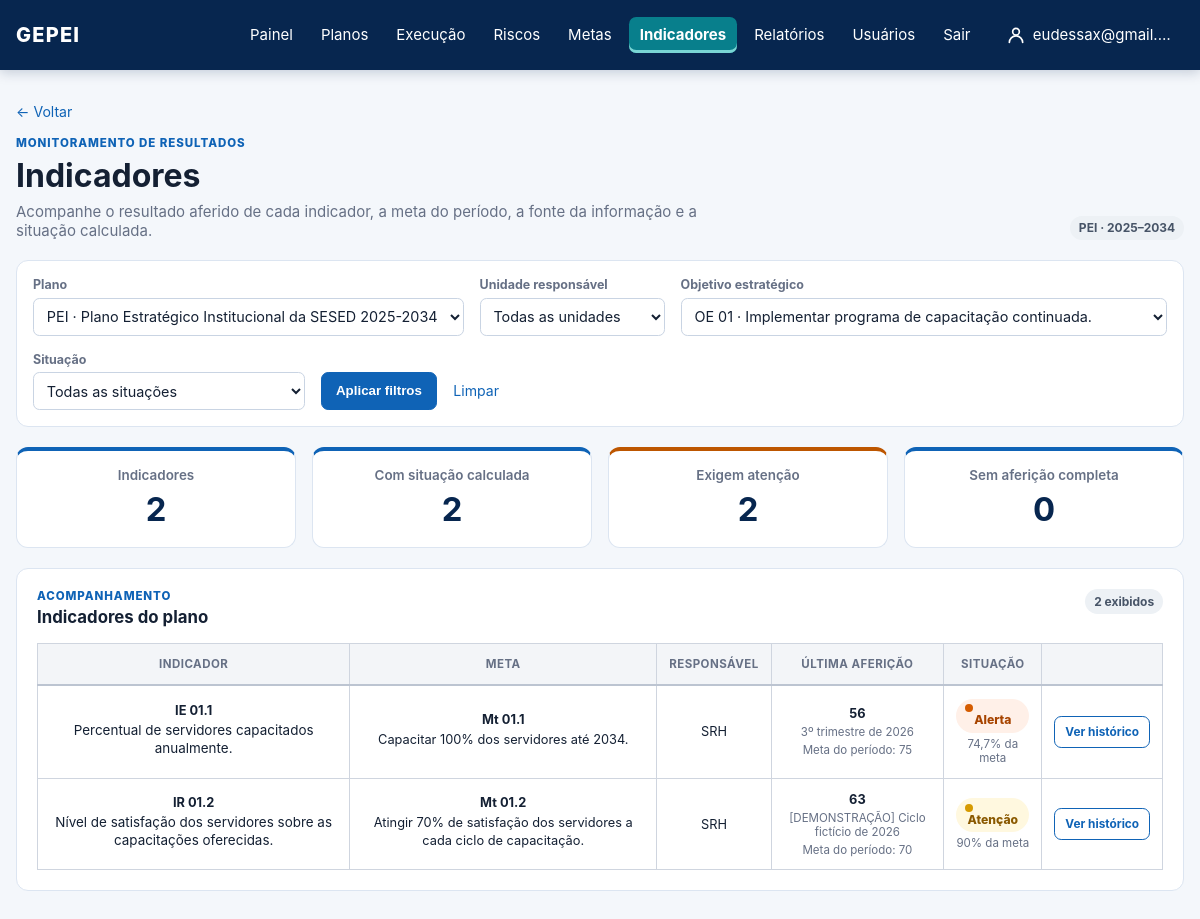
Before: /indicadores/?plan=1&objective=4 (signed in) with the older database file.
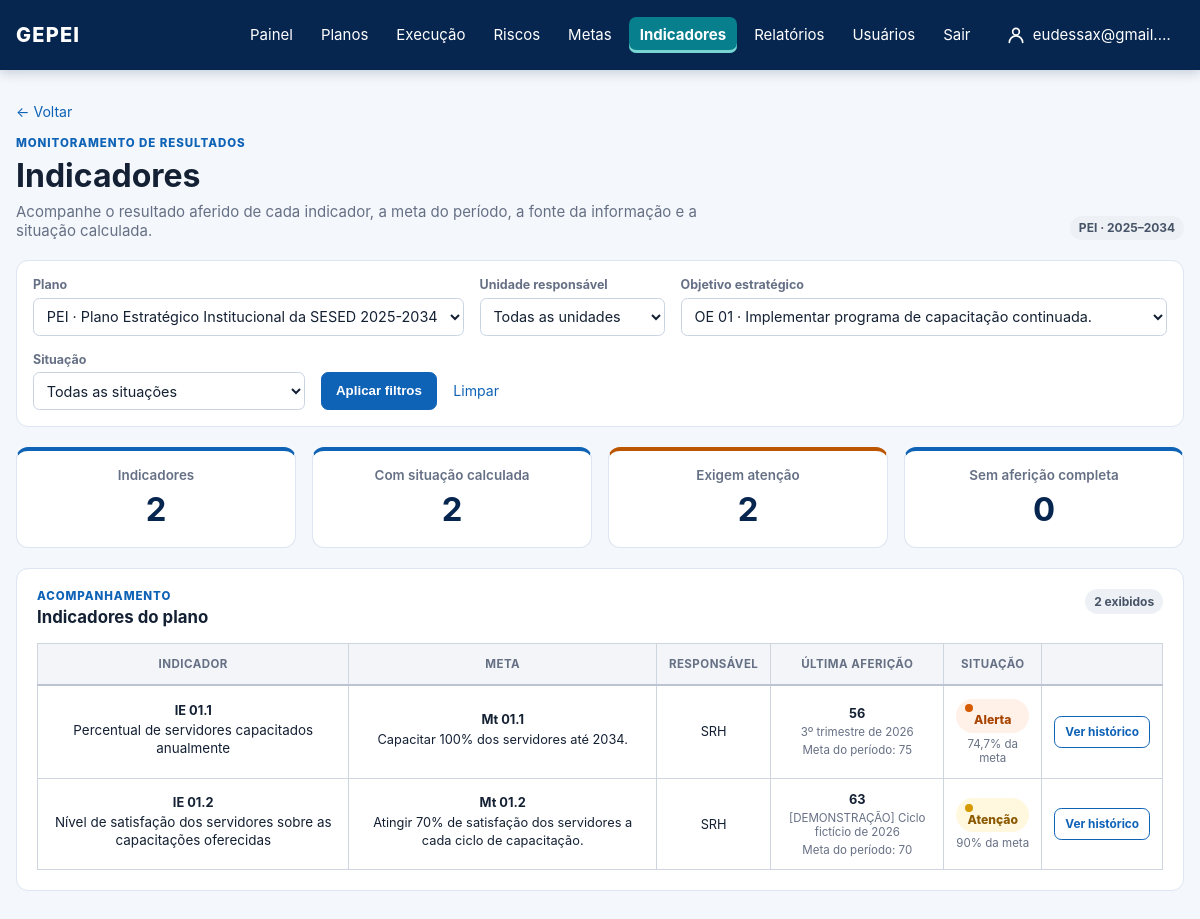
After: the same page with the newer database file.
### core/models.py (models this page shows, shortened)
class Indicator(models.Model):
    class Direction(models.TextChoices):
        HIGHER_IS_BETTER = "MAIOR_MELHOR", "Maior é melhor"
        LOWER_IS_BETTER = "MENOR_MELHOR", "Menor é melhor"
        RANGE = "FAIXA", "Faixa esperada"
    class Frequency(models.TextChoices):
        MONTHLY = "MENSAL", "Mensal"
        BIMONTHLY = "BIMESTRAL", "Bimestral"
        QUARTERLY = "TRIMESTRAL", "Trimestral"
        FOUR_MONTHLY = "QUADRIMESTRAL", "Quadrimestral"
        SEMIANNUAL = "SEMESTRAL", "Semestral"
        ANNUAL = "ANUAL", "Anual"
        BIENNIAL = "BIENAL", "Bienal"
        OTHER = "OUTRA", "Outra"
    class IndicatorType(models.TextChoices):
        EFFORT = "ESFORCO", "Esforço"
        RESULT = "RESULTADO", "Resultado"
    code = models.CharField(max_length=30, blank=True)
    name = models.CharField(max_length=255)
    indicator_type = models.CharField(max_length=10, choices=IndicatorType.choices, blank=True)
    description = models.TextField(blank=True)
    formula = models.TextField(blank=True)
    unit_of_measure = models.CharField(max_length=80, blank=True)
    data_source = models.CharField(max_length=255, blank=True)
    frequency = models.CharField(max_length=16, choices=Frequency.choices, default=Frequency.ANNUAL)
    direction = models.CharField(max_length=16, choices=Direction.choices, default=Direction.HIGHER_IS_BETTER)
    baseline = models.CharField(max_length=120, blank=True)
    responsible_unit = models.ForeignKey(
        OrganizationalUnit,
        null=True,
        blank=True,
        on_delete=models.PROTECT,
        related_name="indicators",
    )
    artifacts = models.ManyToManyField(PlanArtifact, related_name="indicators", blank=True)
    targets = models.ManyToManyField(StrategicTarget, related_name="indicators", blank=True)

class OrganizationalUnit(models.Model):
    class UnitType(models.TextChoices):
        ORGAN = "ORGAO", "Órgão"
        UNIT = "UNIDADE", "Unidade"
        SECTOR = "SETOR", "Setor"
    organization = models.ForeignKey(Organization, on_delete=models.PROTECT)
    parent = models.ForeignKey("self", null=True, blank=True, on_delete=models.PROTECT)
    name = models.CharField(max_length=180)
    acronym = models.CharField(max_length=30, blank=True)
    unit_type = models.CharField(max_length=10, choices=UnitType.choices)

class IndicatorMeasurement(models.Model):
    indicator = models.ForeignKey(Indicator, on_delete=models.CASCADE, related_name="measurements")
    reference_period = models.CharField(max_length=120)
    baseline_value = models.CharField(max_length=120, blank=True)
    baseline_date = models.DateField(null=True, blank=True)
    period_start = models.DateField(null=True, blank=True)
    period_end = models.DateField(null=True, blank=True)
    measured_value = models.CharField(max_length=120)
    expected_value = models.DecimalField(
        max_digits=14,
        decimal_places=2,
        null=True,
        blank=True,
        help_text="Meta prevista especificamente para o período desta aferição.",
    )
    recorded_by = models.ForeignKey(settings.AUTH_USER_MODEL, on_delete=models.PROTECT)
    measured_by = models.ForeignKey(
        settings.AUTH_USER_MODEL,
        null=True,
        blank=True,
        on_delete=models.PROTECT,
        related_name="performed_measurements",
    )
    measured_unit = models.ForeignKey(
        OrganizationalUnit,
        null=True,
        blank=True,
        on_delete=models.PROTECT,
        related_name="performed_measurements",
    )
    source_reference = models.CharField(max_length=255, blank=True)
    evidence_attachment = models.FileField(upload_to="indicator_measurements/%Y/%m/", blank=True)
    note = models.TextField(blank=True)
    recorded_at = models.DateTimeField(auto_now_add=True)
    class Meta:
        ordering = ["-recorded_at"]

### core/views.py (the view)
# urls.py: path("indicadores/", views.indicator_overview, name="indicator_overview"),
@login_required
@permission_required("core.view_indicator", raise_exception=True)
def indicator_overview(request):
    plans = Plan.objects.filter(active=True).order_by("start_date", "acronym")
    units = scope_units(OrganizationalUnit.objects.order_by("name"), request.user)
    selected_plan = request.GET.get("plan", "")
    selected_unit = request.GET.get("unit", "")
    selected_objective = request.GET.get("objective", "")
    selected_status = request.GET.get("status", "")
    plan = plans.filter(pk=selected_plan).first() if selected_plan.isdigit() else plans.first()
    indicators = Indicator.objects.none()
    objectives = PlanArtifact.objects.none()
    if plan:
        objectives = PlanArtifact.objects.filter(
            plan=plan,
            artifact_type=PlanArtifact.ArtifactType.OBJECTIVE,
        ).order_by("code", "title")
        indicators = (
            scope_by_unit(Indicator.objects.filter(artifacts__plan=plan), request.user, "responsible_unit_id", include_unassigned=True)
            .select_related("responsible_unit")
            .prefetch_related("artifacts", "artifacts__plan", "targets", "targets__artifact", "measurements")
            .distinct()
            .order_by("code", "name")
        )
        if selected_unit.isdigit():
            indicators = indicators.filter(responsible_unit_id=selected_unit)
        if selected_objective.isdigit():
            indicators = indicators.filter(artifacts__id=selected_objective)
    indicator_rows = []
    signal_counts = {"green": 0, "yellow": 0, "orange": 0, "red": 0, "gray": 0}
    for indicator in indicators:
        signal = _indicator_signal(indicator)
        signal_counts[signal["code"]] += 1
        indicator_rows.append({"indicator": indicator, "signal": signal})
    if selected_status in signal_counts:
        indicator_rows = [row for row in indicator_rows if row["signal"]["code"] == selected_status]
    return render(
        request,
        "core/indicator_overview.html",
        {
            "plans": plans,
            "units": units,
            "objectives": objectives,
            "plan": plan,
            "selected_plan": str(plan.id) if plan else "",
            "selected_unit": selected_unit,
            "selected_objective": selected_objective,
            "selected_status": selected_status,
            "indicator_rows": indicator_rows,
            "indicator_count": sum(signal_counts.values()),
            "updated_count": sum(value for key, value in signal_counts.items() if key != "gray"),
            "attention_count": signal_counts["yellow"] + signal_counts["orange"] + signal_counts["red"],
            "signal_counts": signal_counts,
        },
    )

### core/context_processors.py (called while the page is built)
def navigation_plans(request):
    if not request.user.is_authenticated:
        return {"navigation_plans": []}
    return {"navigation_plans": Plan.objects.order_by("acronym", "name")}

### core/permissions.py (called while the page is built, shortened)
def is_administrator(user):
    if user.is_superuser:
        return True
    return user.groups.filter(name__iexact=ADMINISTRATOR_GROUP_NAME).exists()

def user_unit_ids(user):
    if is_administrator(user):
        return None

def scope_units(queryset, user):
    ids = user_unit_ids(user)
    return queryset if ids is None else queryset.filter(pk__in=ids)

def scope_by_unit(queryset, user, field, include_unassigned=False):
    ids = user_unit_ids(user)
    if ids is None:
        return queryset
    condition = Q(**{f"{field}__in": ids})
    if include_unassigned:
        condition |= Q(**{f"{field}__isnull": True})
    return queryset.filter(condition)

### templates/core/indicator_overview.html (shortened to what the changed rows need)
{% extends "base.html" %}
{% block content %}
  <section class="page-heading dashboard-heading">
    <div>
      <h1>Indicadores</h1>
    </div>
  </section>
  <section class="panel indicator-list-panel">
    <div class="panel-heading"><div><p class="eyebrow">Acompanhamento</p><h2>Indicadores do plano</h2></div><span class="chip chip-neutral">{{ indicator_rows|length }} exibido{{ indicator_rows|length|pluralize:"s" }}</span></div>
    {% if indicator_rows %}
      <div class="responsive-table"><table class="indicator-table">
        <thead><tr><th>Indicador</th><th>Meta</th><th>Responsável</th><th>Última aferição</th><th>Situação</th><th></th></tr></thead>
        <tbody>
          {% for row in indicator_rows %}
            <tr>
              <td class="indicator-name-cell"><a class="cell-link" href="{% url 'indicator_detail' row.indicator.id %}"><strong>{{ row.indicator.code|default:"Indicador" }}</strong><span>{{ row.indicator.name }}</span></a></td>
              <td class="indicator-name-cell">
                {% for target in row.indicator.targets.all %}<a class="cell-link" href="{% url 'target_overview' %}?plan={{ target.artifact.plan_id }}&amp;objective={{ target.artifact_id }}#meta-{{ target.id }}"><strong>{{ target.code|default:"Meta" }}</strong><span>{{ target.description }}</span></a>{% empty %}<span class="muted-text">Meta não vinculada</span>{% endfor %}
              </td>
              <td>{{ row.indicator.responsible_unit.acronym|default:row.indicator.responsible_unit.name|default:"A definir" }}</td>
              <td>{% if row.signal.measurement %}<strong>{{ row.signal.measurement.measured_value }}</strong><span>{{ row.signal.measurement.reference_period }}</span>{% if row.signal.measurement.expected_value != None %}<small>Meta do período: {{ row.signal.measurement.expected_value|floatformat:"-1" }}</small>{% endif %}{% else %}<span class="muted-text">Ainda não informada</span>{% endif %}</td>
              <td><span class="signal signal-{{ row.signal.code }}"><i></i>{{ row.signal.label }}</span>{% if row.signal.achievement != None %}<small>{{ row.signal.achievement|floatformat:"-1" }}% da meta</small>{% endif %}</td>
              <td><a class="button button-secondary" href="{% url 'indicator_detail' row.indicator.id %}">{% if row.signal.measurement %}Ver histórico{% else %}Registrar aferição{% endif %}</a></td>
            </tr>
          {% endfor %}
        </tbody>
      </table></div>
    {% else %}
      <div class="empty-state large-empty"><strong>Nenhum indicador encontrado.</strong><span>Altere os filtros ou vincule indicadores ao plano selecionado.</span></div>
    {% endif %}
  </section>
{% endblock %}

Changed rows visible on the page:
changed Indicator "IE 01.1": indicator.name "Percentual de servidores capacitados anualmente." → "Percentual de servidores capacitados anualmente"
changed Indicator: indicator.code "IR 01.2" → "IE 01.2"; indicator.name "Nível de satisfação dos servidores sobre as capacitações oferecidas." → "Nível de satisfação dos servidores sobre as capacitações oferecidas"
